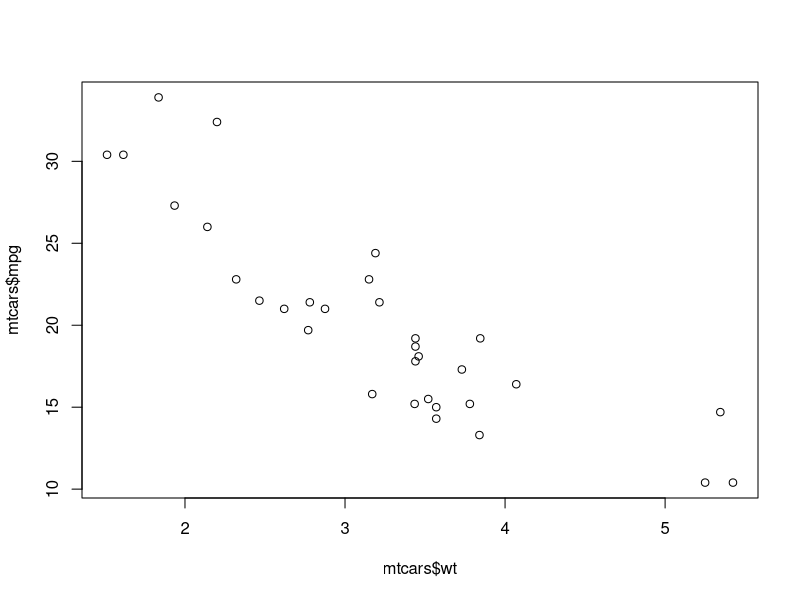
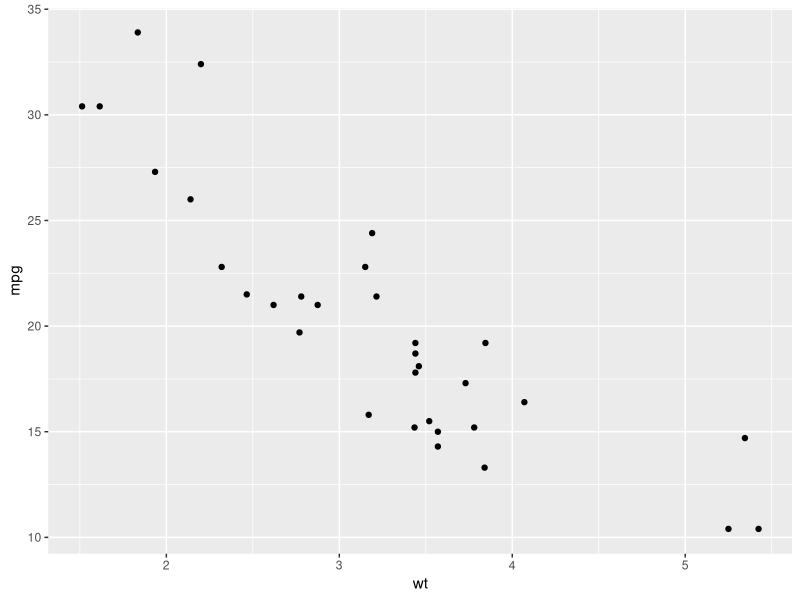
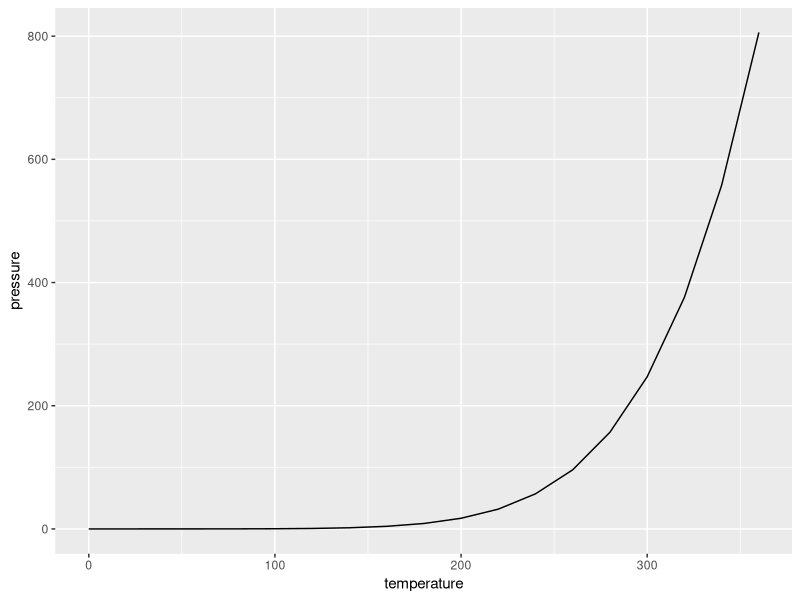
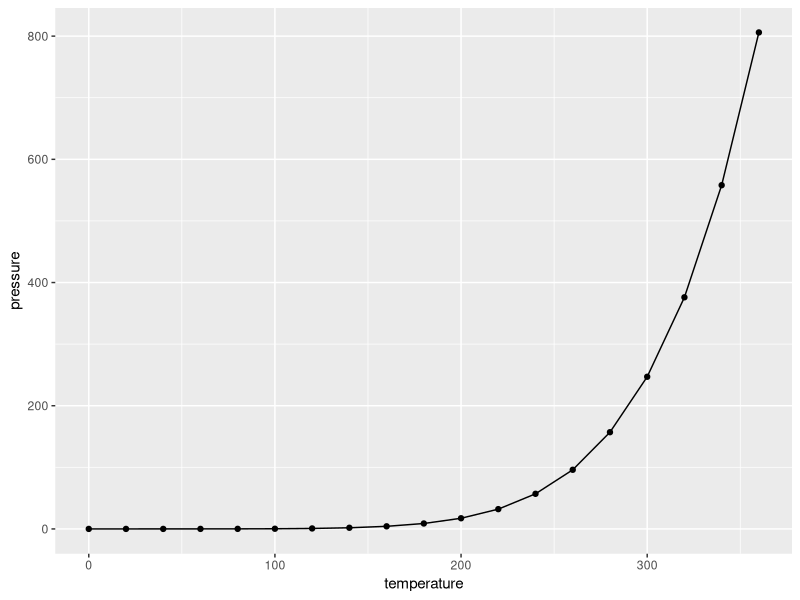
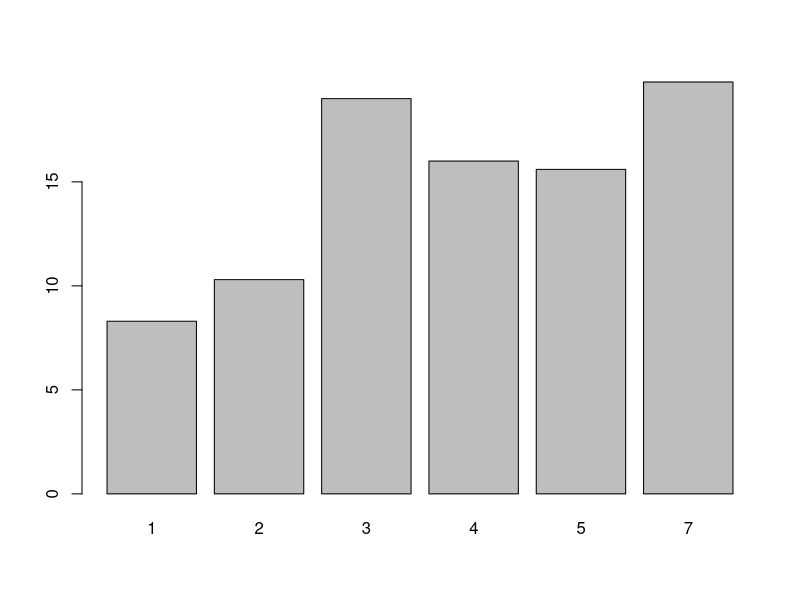
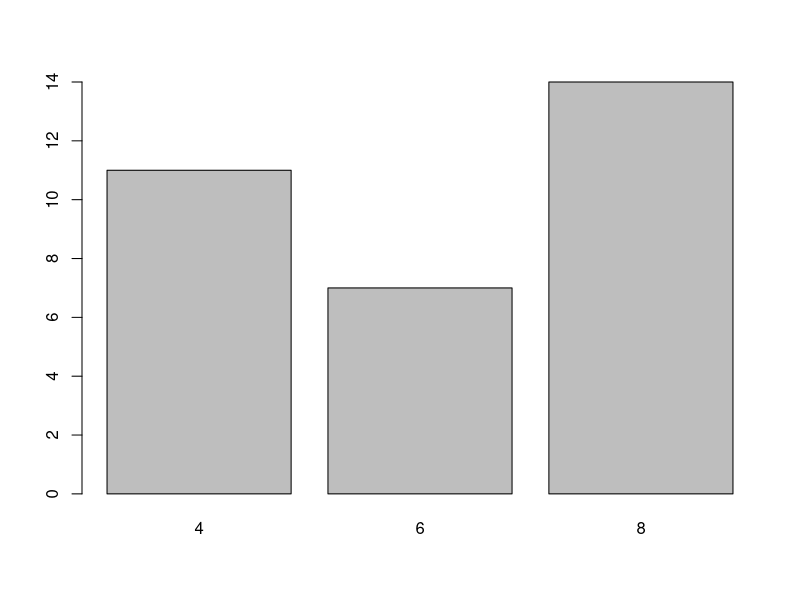
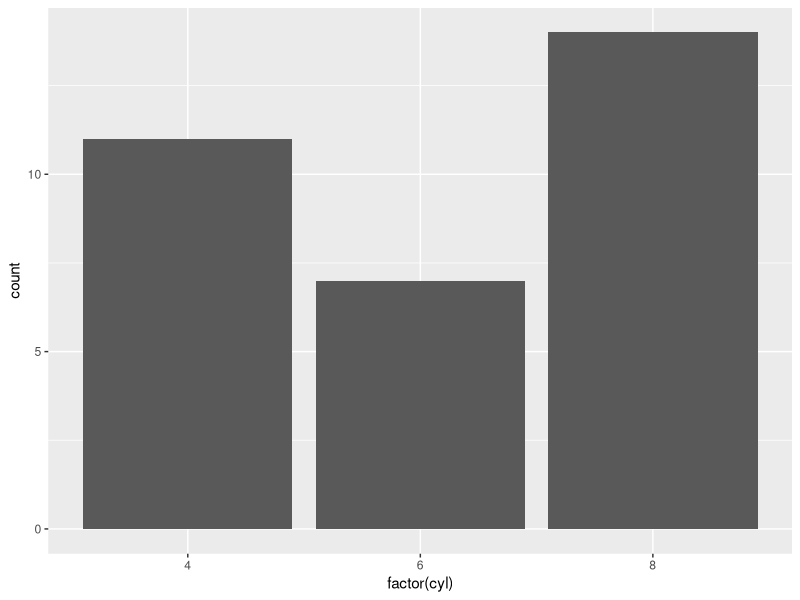
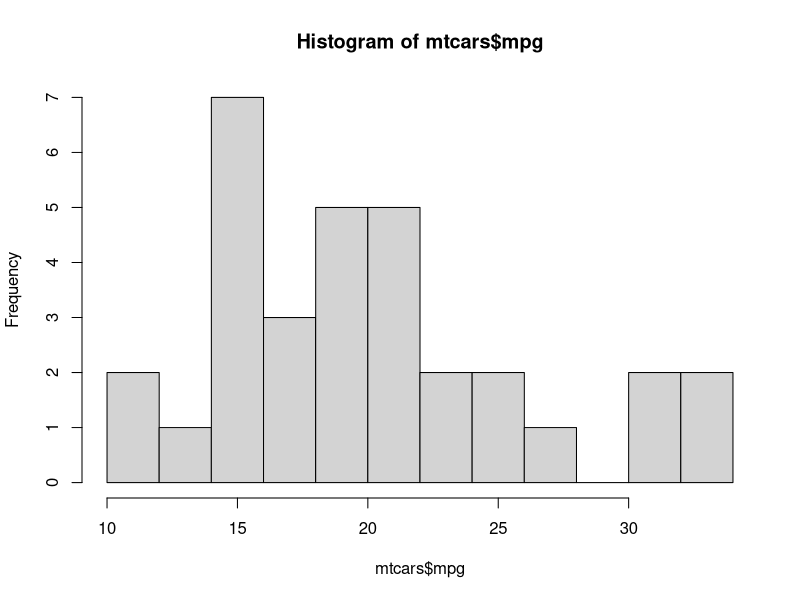

Write R code to recreate these figures, in order. (Note: this script raises an error after producing the figures.)
# 20190714
# chapter 1, basic of R

# install package
install.packages("ggplot2")
install.packages("gcookbook")

# load package
library(ggplot2)

# chapter 2, structure of data
# plot
mtcars

# plot
plot(mtcars$wt, mtcars$mpg)

# ggplot
# point
ggplot(mtcars, aes(x=wt, y=mpg)) + geom_point()

# data
pressure

# line
ggplot(pressure, aes(x=temperature, y=pressure)) + geom_line()

# point, line
ggplot(pressure, aes(x=temperature, y=pressure)) + geom_line() + geom_point()

# bar chart
barplot(BOD$demand, names.arg=BOD$Time)

table(mtcars$cyl)
barplot(table(mtcars$cyl))

# factor
ggplot(mtcars, aes(x=factor(cyl))) + geom_bar()

# histogram
hist(mtcars$mpg, breaks=10)
ggplot(mtcars, aes(x=mpg)) + geom_histogram(binwidth=4)

# boxplot
boxplot(len ~ supp, data = ToothGrowth)
boxplot(len ~ supp + dose, data = ToothGrowth)

ggplot(ToothGrowth, aes(x=supp, y=len)) + geom_boxplot()
ggplot(ToothGrowth, aes(x=interaction(supp, dose), y=len)) + geom_boxplot()

# chapter 3

# bar chart
ggplot(mtcars, aes(x=cyl, y=hp)) + geom_bar(stat="identity")
ggplot(mtcars, aes(x=cyl, y=hp)) +
  geom_bar(stat="identity", fill="lightblue", colour="black")

# bar chart by count
ggplot(diamonds, aes(x=cut)) + geom_bar()
ggplot(diamonds, aes(x=carat)) + geom_bar()
ggplot(diamonds, aes(x=carat, fill=clarity)) + geom_bar()

# climate
csub <- subset(climate, Source == "Berkeley" & Year >= 1900)
csub$pos <- csub$Anomaly10y >= 0

ggplot(csub, aes(x=Year, y=Anomaly10y, fill= pos)) +
  geom_bar(stat="identity", position="identity")

# bar width
# default=0.9, max=1, narrow=0.5
ggplot(diamonds, aes(x=cut, y=price)) + geom_bar(stat="identity")
ggplot(diamonds, aes(x=cut, y=price)) + geom_bar(stat="identity", width=0.8)

# add label in bar chart
ggplot(cabbage_exp, aes(x=interaction(Date, Cultivar), y=Weight)) +
  geom_bar(stat="identity") +
  geom_text(aes(label=Weight), vjust=1.5, colour="white")

ggplot(cabbage_exp, aes(x=interaction(Date, Cultivar), y=Weight)) +
  geom_bar(stat="identity") +
  geom_text(aes(label=Weight), vjust=-0.2, colour="white")

# chapter 4

# line graph
BOD
ggplot(BOD, aes(x=Time, y=demand)) + geom_line()
ggplot(BOD, aes(x=Time, y=demand)) + geom_line() + ylim(0, max(BOD$demand))
ggplot(BOD, aes(x=Time, y=demand)) + geom_line() + expand_limits(y=0)

# add point
ggplot(BOD, aes(x=Time, y=demand)) + geom_line() + geom_point()
ggplot(BOD, aes(x=Time, y=demand)) + geom_line() + geom_point(size=2)
ggplot(BOD, aes(x=Time, y=demand)) + geom_line() + geom_point(size=2, shape=21)

# line type
ggplot(BOD, aes(x=Time, y=demand)) + geom_line()
ggplot(BOD, aes(x=Time, y=demand)) + geom_line(linetype="dashed", size=0.5)
ggplot(BOD, aes(x=Time, y=demand)) + 
  geom_line(linetype="dashed", size=0.3, colour="blue") +
  geom_point(colour="darkblue")

# point type
ggplot(BOD, aes(x=Time, y=demand)) + geom_line() +
  geom_point(size=3, shape=21, fill="blue", colour="darkblue")

ggplot(BOD, aes(x=Time, y=demand)) + geom_line() +
  geom_point(size=3, shape=21, fill="white", colour="black")

ToothGrowth
library(plyr)
tg <- ddply(ToothGrowth, c("supp", "dose"), summarise, length=mean(len))
pd <- position_dodge(0.2)

ggplot(tg, aes(x=dose, y=length, fill=supp)) + 
  geom_line(position=pd) +
  geom_point(shape=21, size=3, position=pd) +
  scale_fill_manual(values=c("black", "white"))

# shading
sunspots
sunspotyear <- data.frame(Year=as.numeric(time(sunspot.year)),
                          Sunspots=as.numeric(sunspot.year))
head(sunspotyear)

ggplot(sunspotyear, aes(x=Year, y=Sunspots)) + geom_area()
ggplot(sunspotyear, aes(x=Year, y=Sunspots)) + 
  geom_area(colour="black", fill="purple", alpha=.2)
ggplot(sunspotyear, aes(x=Year, y=Sunspots)) + 
  geom_area(fill="purple", alpha=.2) +
  geom_line(size=0.3)

# stacked area graph
# ratio stacked area graph

# chapter 5 plot
# draw plot

# grouping by colour, shape
# overplot
diamonds

ggplot(diamonds, aes(x=carat, y=price)) + geom_point()
ggplot(diamonds, aes(x=carat, y=price)) + geom_point(alpha=.1)
ggplot(diamonds, aes(x=carat, y=price)) + geom_point(alpha=.01)

ChickWeight
ggplot(ChickWeight, aes(x=Time, y=weight)) + geom_point()
ggplot(ChickWeight, aes(x=Time, y=weight)) + geom_boxplot(aes(group=Time))

# chapter 6 
faithful
str(faithful)
summary(faithful)
ggplot(faithful, aes(x=waiting)) + geom_histogram()

ggplot(faithful, aes(x=waiting)) + 
  geom_histogram(bindwidth=5, fill="white", colour="black")

# 20190728
# geom_area()
sunspot.year
sunspotyear <- data.frame(year=as.numeric(time(sunspot.year)), sunspot=as.numeric(sunspot.year))
ggplot(sunspotyear, aes(x=year, y=sunspot)) + geom_point()
ggplot(sunspotyear, aes(x=year, y=sunspot)) + geom_area()
ggplot(sunspotyear, aes(x=year, y=sunspot)) + geom_area(fill="blue", alpha=.5)
ggplot(sunspotyear, aes(x=year, y=sunspot)) + geom_area(fill="blue", alpha=.5) +
  geom_line(colour="blue", alpha=.5)

# climate
climate
clim <- subset(climate, Source=="Berkeley", select=c("Year", "Anomaly10y", "Unc10y"))
clim

ggplot(clim, aes(x=Year, y=Anomaly10y)) + geom_point()
ggplot(clim, aes(x=Year, y=Anomaly10y)) + geom_line() +
  geom_ribbon(aes(ymin=Anomaly10y-Unc10y, ymax=Anomaly10y+Unc10y), alpha=.2)

# plot
heightweight

heightweight[, c("ageYear", "heightIn")]
ggplot(heightweight, aes(x=ageYear, y=heightIn)) + geom_point()

ggplot(heightweight, aes(x=ageYear, y=heightIn)) + geom_point(shape=21)
ggplot(heightweight, aes(x=ageYear, y=heightIn)) + geom_point(size=1)

ggplot(heightweight, aes(x=ageYear, y=heightIn, colour=sex)) + geom_point()

# boxplot
ggplot(heightweight, aes(x=sex, y=heightIn)) + geom_boxplot()
table(heightweight$sex)

# lm
ggplot(heightweight, aes(x=ageYear, y=heightIn)) + geom_point() +
  stat_smooth(method=lm)

ggplot(heightweight, aes(x=ageYear, y=heightIn)) + geom_point() +
  stat_smooth(method=lm, se=FALSE)

ggplot(heightweight, aes(x=ageYear, y=heightIn)) + geom_point() +
  stat_smooth(method=loess)

# logistic lm
MASS
library(MASS)
biopsy
b <- biopsy
b$classn[b$class=="benign"] <- 0
b$classn[b$class=="malignant"] <- 1

ggplot(b, aes(x=V1, y=classn)) + geom_point()
ggplot(b, aes(x=V1, y=classn)) + 
  geom_point(position=position_jitter(width=0.3, height=0.06), alpha=0.4) 

ggplot(b, aes(x=V1, y=classn)) + 
  geom_point(position=position_jitter(width=0.3, height=0.06), alpha=0.4) +
  stat_smooth(method=glm, family=binomial)

# ggplot2

library(ggplot2)

# 2.2 Fuel Economy Data

mpg

ggplot(mpg, aes(x = displ, y = hwy)) + geom_point()

ggplot(mpg, aes(displ, hwy, colour = class)) + geom_point()

ggplot(mpg, aes(displ, hwy, colour = class)) + geom_point(aes(colour = "blue"))
ggplot(mpg, aes(displ, hwy, colour = class)) + geom_point(colour = "blue")

# 2.5 Facetting

ggplot(mpg, aes(displ, hwy)) + geom_point() + facet_wrap(~ class)

# 2.6 Plot Geoms
geom_smooth()
geom_boxplot()
geom_histogram()
geom_freqploy()
geom_bar()
geom_path()
geom_line()

ggplot(mpg, aes(displ, hwy)) + geom_point() + geom_smooth()
ggplot(mpg, aes(displ, hwy)) + geom_point() + geom_smooth(se = FALSE)
ggplot(mpg, aes(displ, hwy)) + geom_point() + geom_smooth(span = 0.2)
ggplot(mpg, aes(displ, hwy)) + geom_point() + geom_smooth(span = 1)

library(mgcv)
ggplot(mpg, aes(displ, hwy)) + geom_point() + geom_smooth(method = "gam", formula = y ~ s(x))

# method = lm
ggplot(mpg, aes(displ, hwy)) + geom_point() + geom_smooth(method = "lm")
ggplot(mpg, aes(displ, hwy)) + geom_point() + geom_smooth(method = "lm", se = FALSE)

# 2.6.2 Boxplot and Jittered Points
ggplot(mpg, aes(drv, hwy)) + geom_point()
ggplot(mpg, aes(drv, hwy)) + geom_jitter()
ggplot(mpg, aes(drv, hwy)) + geom_boxplot()
ggplot(mpg, aes(drv, hwy)) + geom_violin()



